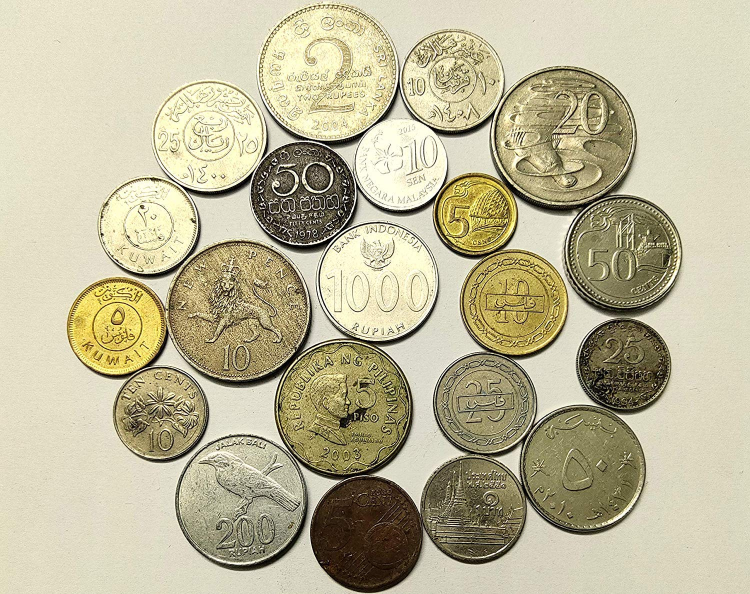
#> input picture Computer Vision with Opencv and Python/3. object detection with opencv/images/coins.jpg, 1500 x 1188 px, found by its file name (shown at 1/2 size)
$ python 7_havza_algoritmasi.py
#> lines starting #> are read from the running program, lines starting #| are printed output that depends on the picture; after the words box and inside, x2 and y2 are one past the last pixel; in counts of white or black regions, pixels touching at a corner belong together
import cv2
import matplotlib.pyplot as plt
import numpy as np

# resmi içe aktar
coin = cv2.imread("coins.jpg")
#> coin is the input picture: shape (1188, 1500, 3); mean B, G, R 153.6, 183.6, 190
plt.figure(),plt.imshow(coin),plt.axis("off")

# lpf: blurring
coin_blur = cv2.medianBlur(coin,15)
plt.figure(),plt.imshow(coin_blur),plt.axis("off")

# grayscale
coin_gray = cv2.cvtColor(coin_blur,cv2.COLOR_BGR2GRAY)
plt.figure(),plt.imshow(coin_gray,cmap="gray"),plt.axis("off")

# binary threshold
ret, coin_thresh = cv2.threshold(coin_gray, 210,255,cv2.THRESH_BINARY)
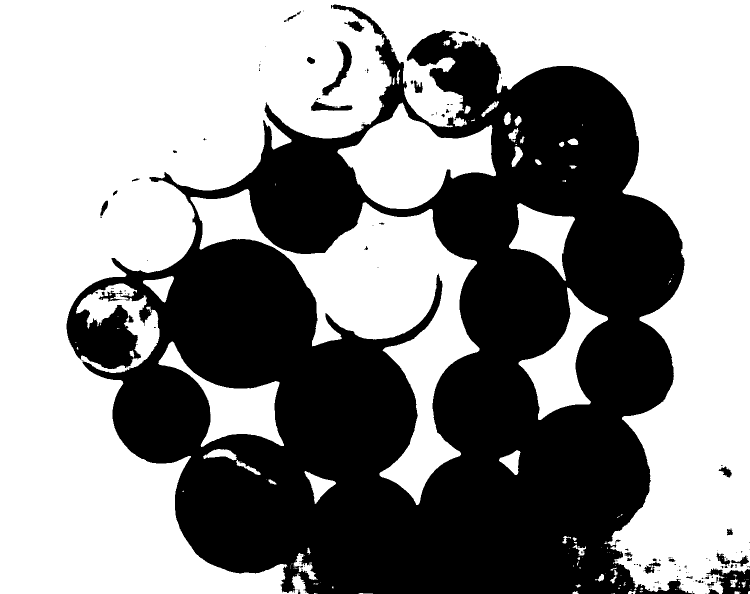
#> coin_thresh: shape (1188, 1500) (shown at 1/2 size); 56.8% white; 165 black regions (126 under 20 px)
plt.figure(),plt.imshow(coin_thresh,cmap="gray"),plt.axis("off")

# kontur
contours, hierarchy = cv2.findContours(coin_thresh.copy(),cv2.RETR_CCOMP,cv2.CHAIN_APPROX_SIMPLE)
#> contours = 308 contours, 223 with area under 20; largest, box (x1, y1, x2, y2) and area: (0, 0, 1500, 1188) 821595, (381, 378, 959, 1010) 100266, (675, 205, 992, 418) 35511, (1037, 575, 1216, 840) 16410, (316, 683, 568, 894) 16385

for i in range(len(contours)):

    if hierarchy[0][i][3] == -1:
        cv2.drawContours(coin,contours,i,(255,0,0),10)
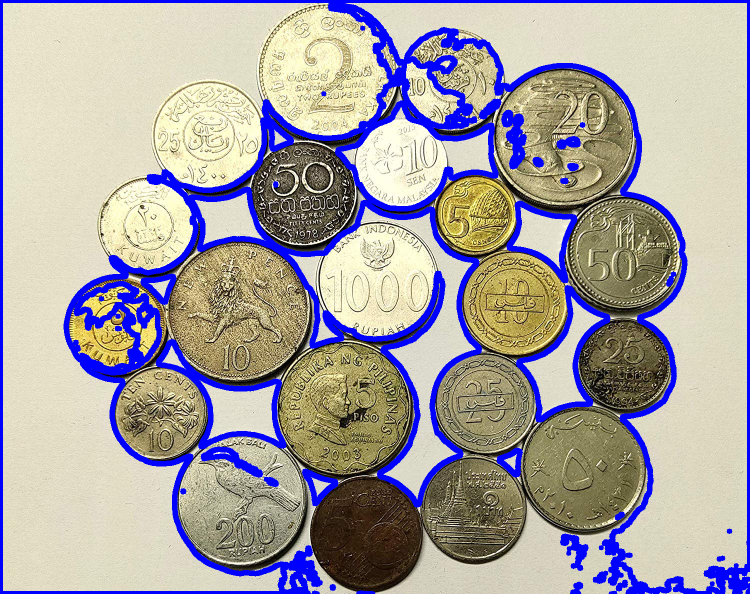
#> coin: shape (1188, 1500, 3) (shown at 1/2 size); 11.31% of pixels changed, all inside (x1, y1, x2, y2) = (0, 0, 1500, 1188)
plt.figure(),plt.imshow(coin),plt.axis("off")


# watershed

# resmi içe aktar
coin = cv2.imread("coins.jpg")
plt.figure(),plt.imshow(coin),plt.title("watershed"),plt.axis("off")

# lpf: blurring
coin_blur = cv2.medianBlur(coin,15)
plt.figure(),plt.imshow(coin_blur),plt.title("median blur"),plt.axis("off")

# grayscale
coin_gray = cv2.cvtColor(coin_blur,cv2.COLOR_BGR2GRAY)
plt.figure(),plt.imshow(coin_gray,cmap="gray"),plt.title("gray scale"),plt.axis("off")

# binary threshold
ret, coin_thresh = cv2.threshold(coin_gray, 210,255,cv2.THRESH_BINARY)
plt.figure(),plt.imshow(coin_thresh,cmap="gray"),plt.title("binary threshold"),plt.axis("off")


# açılma
kernel = np.ones((3,3),np.uint8)
opening = cv2.morphologyEx(coin_thresh,cv2.MORPH_OPEN,kernel,iterations=2)
#> opening: shape (1188, 1500); 56.5% white; 52 black regions (24 under 20 px), largest, box (x1, y1, x2, y2) and area: (133, 9, 1390, 1188) 764888, (1387, 1101, 1500, 1188) 4261, (644, 83, 704, 191) 1789
plt.figure(),plt.imshow(opening,cmap="gray"),plt.title("açılma"),plt.axis("off"),plt.show()


# nesneler arası distance bulalım
dist_transform = cv2.distanceTransform(opening,cv2.DIST_L2,3)
plt.figure(),plt.imshow(dist_transform,cmap="gray"),plt.title("distance"),plt.axis("off")


# resmi küçült
ret, sure_foreground = cv2.threshold(dist_transform,0.4*np.max(dist_transform),255,0)
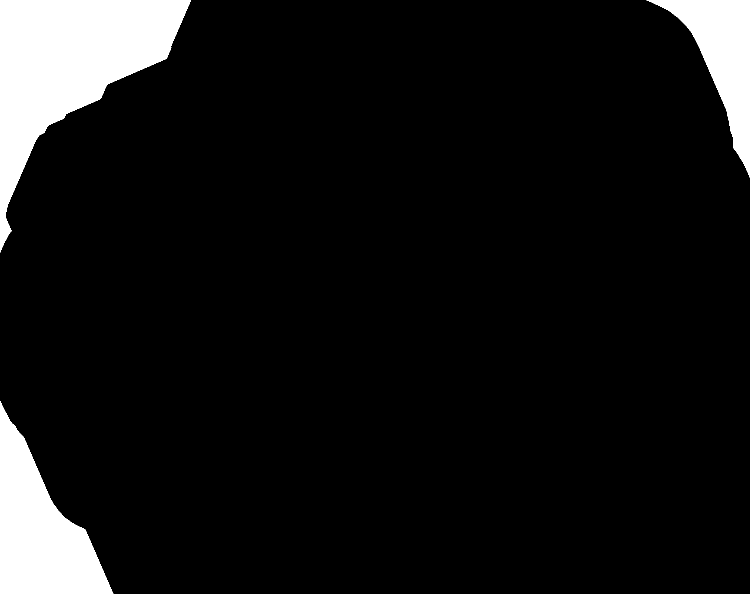
#> sure_foreground: shape (1188, 1500) float32 (shown at 1/2 size); 8.4% white; 3 white regions, box (x1, y1, x2, y2) and area: (0, 0, 382, 505) 79286, (0, 802, 227, 1188) 44139, (1293, 0, 1500, 355) 26364
#> ret = 181.3
plt.figure(),plt.imshow(sure_foreground,cmap="gray"),plt.title("küçük resim"),plt.axis("off")

# arka plan için resmi büyüt
sure_background = cv2.dilate(opening,kernel,iterations = 1)
#> sure_background: shape (1188, 1500); 57.7% white; 35 black regions (18 under 20 px), largest, box (x1, y1, x2, y2) and area: (134, 10, 1389, 1188) 745973, (1413, 1134, 1500, 1188) 2635, (646, 84, 703, 190) 1428
sure_foreground = np.uint8(sure_foreground)
unknown = cv2.subtract(sure_background,sure_foreground)
#> unknown: shape (1188, 1500); 49.3% white; 42 white regions
plt.figure(),plt.imshow(unknown,cmap="gray"),plt.title("büyük resim"),plt.axis("off")


# bağlantı
ret, marker = cv2.connectedComponents(sure_foreground)
#> marker: shape (1188, 1500) int32; 4 distinct labels, from 0 to 3
#> ret = 4
marker = marker +1
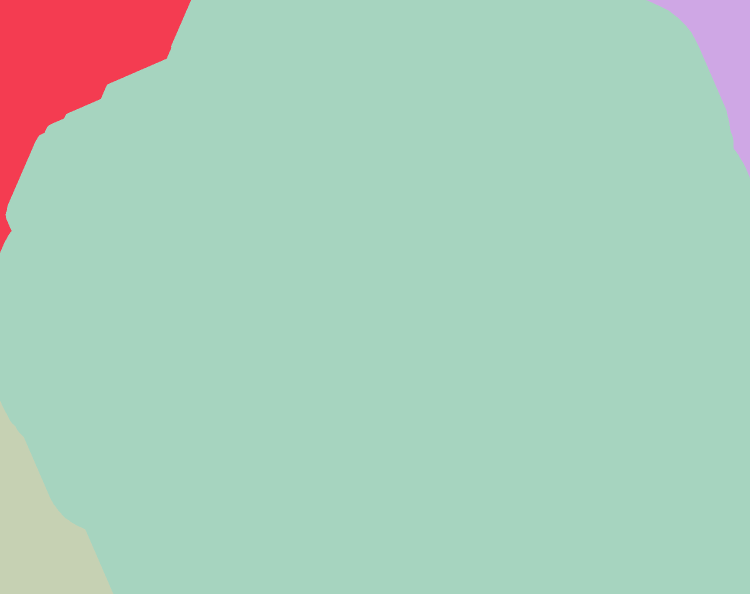
#> marker: shape (1188, 1500) int32 (shown at 1/2 size); 4 distinct labels, from 1 to 4; one colour per label, 0 black
marker[unknown == 255] = 0
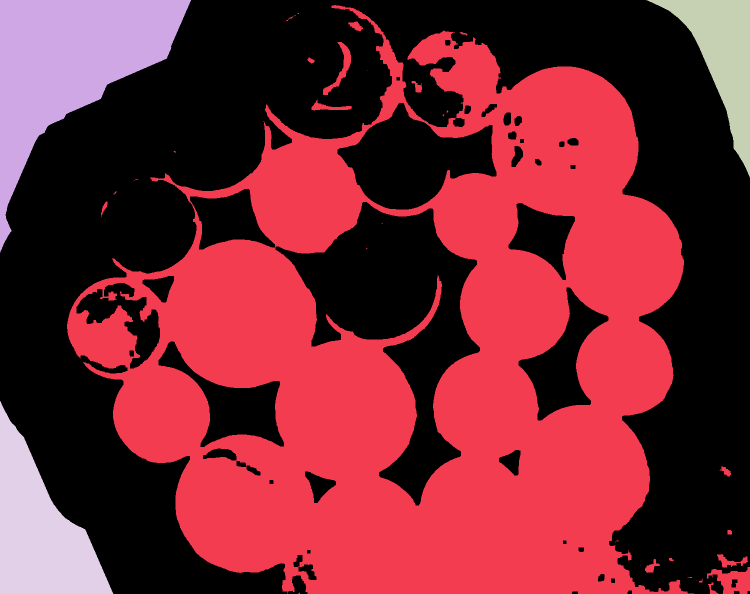
#> marker: shape (1188, 1500) int32 (shown at 1/2 size); 5 distinct labels, from 0 to 4; one colour per label, 0 black
plt.figure(),plt.imshow(marker,cmap="gray"),plt.title("bağlantı"),plt.axis("off")

# havza
marker = cv2.watershed(coin,marker)
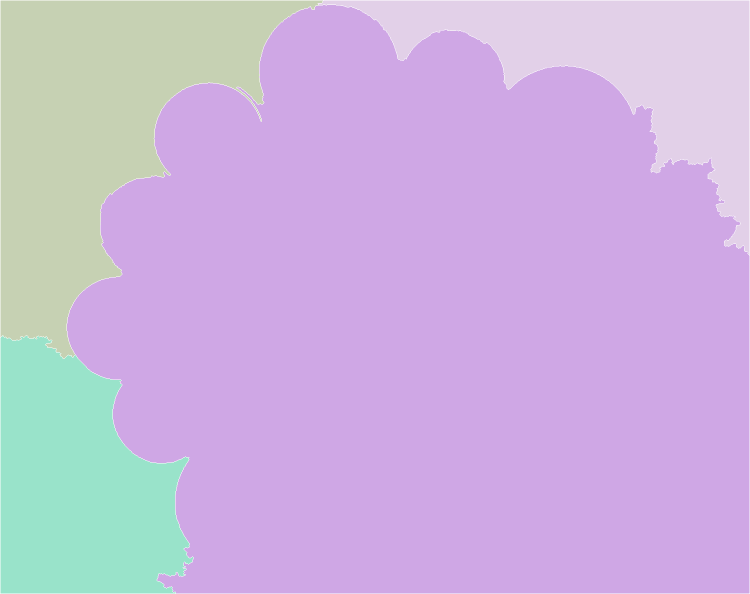
#> marker: shape (1188, 1500) int32 (shown at 1/2 size); 5 distinct labels, from -1 to 4; one colour per label, 0 black, -1 white
plt.figure(),plt.imshow(marker,cmap="gray"),plt.title("havza"),plt.axis("off")


# kontur
contours, hierarchy = cv2.findContours(marker.copy(),cv2.RETR_CCOMP,cv2.CHAIN_APPROX_SIMPLE)
#> contours = 4 contours; box (x1, y1, x2, y2) and area: (134, 10, 1499, 1187) 1267715, (1, 1, 646, 717) 214712, (1, 671, 387, 1187) 144233, (636, 1, 1499, 510) 139851

for i in range(len(contours)):

    if hierarchy[0][i][3] == -1:
        cv2.drawContours(coin,contours,i,(255,0,0),10)
#> this loop made 4 passes
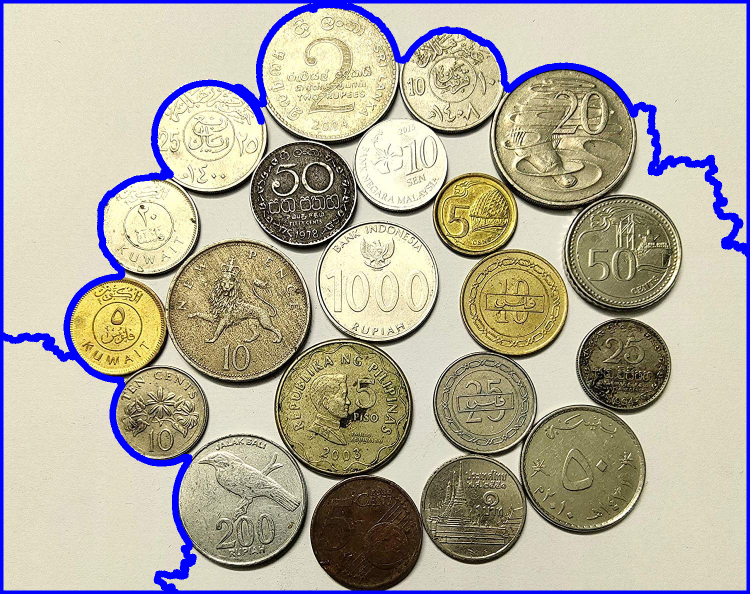
#> coin: shape (1188, 1500, 3) (shown at 1/2 size); 4.92% of pixels changed, all inside (x1, y1, x2, y2) = (0, 0, 1500, 1188)
plt.figure(),plt.imshow(coin),plt.title("havza kontur"),plt.axis("off")

$ run again, with Computer Vision with Opencv and Python/3. object detection with opencv/images/cat.jpg copied over Computer Vision with Opencv and Python/3. object detection with opencv/images/coins.jpg
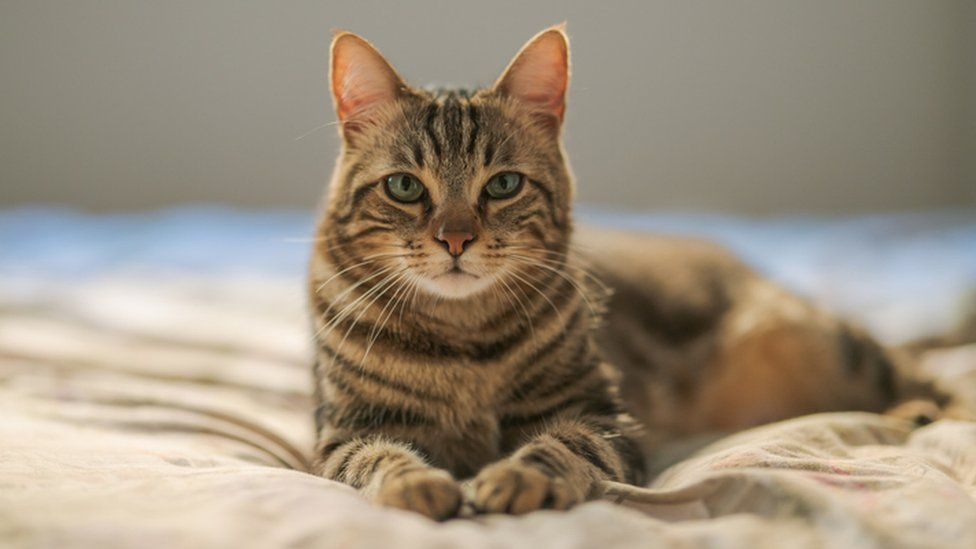
#> input picture Computer Vision with Opencv and Python/3. object detection with opencv/images/cat.jpg, 976 x 549 px, found by its file name
#> coin is the input picture: shape (549, 976, 3); mean B, G, R 124.7, 142.7, 155.4
#> coin_thresh: shape (549, 976); 10% white; 15 white regions (2 under 20 px)
#> `contours, hierarchy = cv2.findContours(coin_thresh.copy(),cv2.RETR_CCO..`: contours = 15 contours, 3 with area under 20; largest, box (x1, y1, x2, y2) and area: (0, 387, 344, 549) 28958, (69, 268, 309, 357) 13580, (0, 323, 200, 366) 3681, (99, 380, 308, 441) 2631, (224, 359, 303, 386) 1366
#> the loop `for i in range(len(contours)): ` made 15 passes
#> opening: shape (549, 976); 10% white; 12 white regions, largest, box (x1, y1, x2, y2) and area: (0, 387, 344, 549) 29476, (70, 268, 309, 357) 13849, (0, 323, 200, 366) 3892
#> `ret, sure_foreground = cv2.threshold(dist_transform,0.4*np.max(dist_tr..`: ret = 21.51
#> sure_background: shape (549, 976); 10.6% white; 12 white regions, largest, box (x1, y1, x2, y2) and area: (0, 386, 345, 549) 30665, (69, 267, 310, 358) 14517, (0, 322, 201, 367) 4361
#> unknown: shape (549, 976); 7.7% white; 12 white regions
#> `ret, marker = cv2.connectedComponents(sure_foreground)`: ret = 3
#> `marker = cv2.watershed(coin,marker)`:
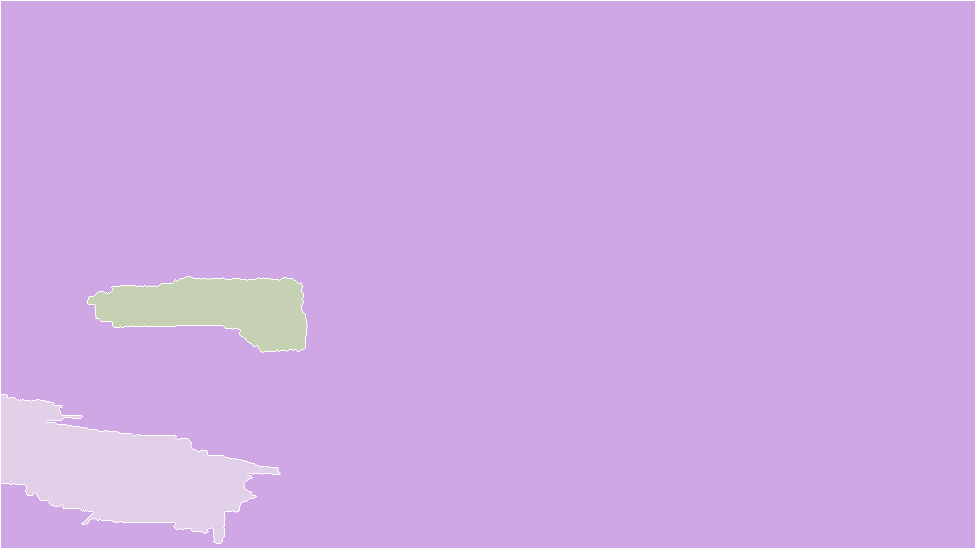
#> marker: shape (549, 976) int32; 4 distinct labels, from -1 to 3; one colour per label, 0 black, -1 white
#> `contours, hierarchy = cv2.findContours(marker.copy(),cv2.RETR_CCOMP,cv..`: contours = 4 contours; box (x1, y1, x2, y2) and area: (1, 1, 975, 548) 509388, (1, 395, 280, 543) 20282, (86, 275, 309, 354) 11178, (88, 277, 307, 352) 10116
#> the loop `for i in range(len(contours)): ` made 4 passes
#> after the loop `for i in range(len(contours)):`:
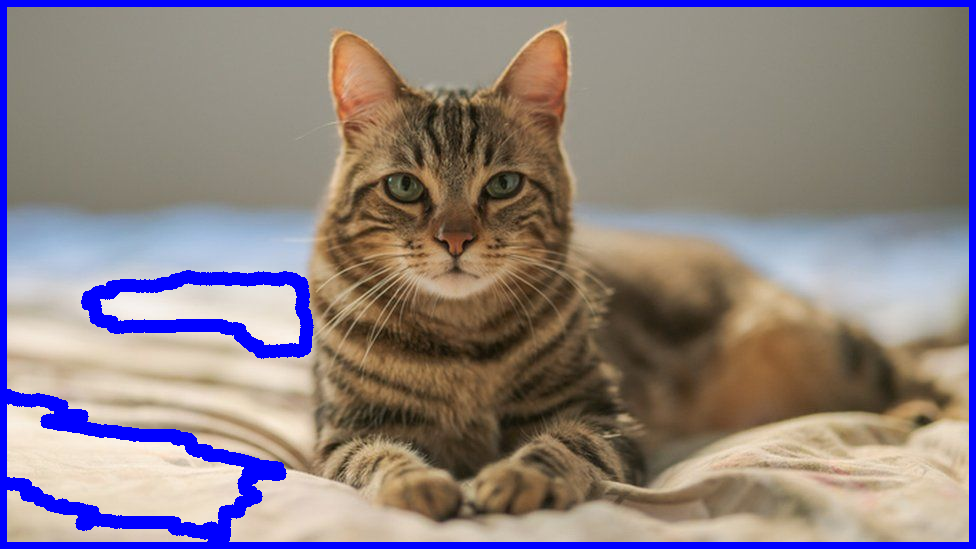
#> coin: shape (549, 976, 3); 7.03% of pixels changed, all inside (x1, y1, x2, y2) = (0, 0, 976, 549)
